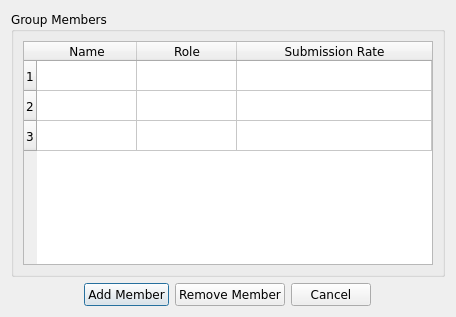
<?xml version="1.0" encoding="UTF-8"?>
<ui version="4.0">
 <class>GroupMembers</class>
 <widget class="QDialog" name="GroupMembers">
  <property name="geometry">
   <rect>
    <x>0</x>
    <y>0</y>
    <width>456</width>
    <height>317</height>
   </rect>
  </property>
  <property name="font">
   <font>
    <family>Verdana</family>
   </font>
  </property>
  <property name="windowTitle">
   <string>Group Members</string>
  </property>
  <layout class="QGridLayout" name="gridLayout_2">
   <item row="1" column="0">
    <spacer name="horizontalSpacer">
     <property name="orientation">
      <enum>Qt::Orientation::Horizontal</enum>
     </property>
     <property name="sizeHint" stdset="0">
      <size>
       <width>97</width>
       <height>20</height>
      </size>
     </property>
    </spacer>
   </item>
   <item row="1" column="1">
    <widget class="QPushButton" name="add_member_btn">
     <property name="text">
      <string>Add Member</string>
     </property>
    </widget>
   </item>
   <item row="1" column="2">
    <widget class="QPushButton" name="remove_member_btn">
     <property name="text">
      <string>Remove Member</string>
     </property>
    </widget>
   </item>
   <item row="1" column="3">
    <widget class="QPushButton" name="cancel_btn">
     <property name="text">
      <string>Cancel</string>
     </property>
    </widget>
   </item>
   <item row="1" column="4">
    <spacer name="horizontalSpacer_2">
     <property name="orientation">
      <enum>Qt::Orientation::Horizontal</enum>
     </property>
     <property name="sizeHint" stdset="0">
      <size>
       <width>97</width>
       <height>20</height>
      </size>
     </property>
    </spacer>
   </item>
   <item row="0" column="0" colspan="5">
    <widget class="QGroupBox" name="group_members_box">
     <property name="title">
      <string>Group Members</string>
     </property>
     <layout class="QGridLayout" name="gridLayout">
      <item row="0" column="0">
       <widget class="QTableWidget" name="members_table">
        <property name="wordWrap">
         <bool>false</bool>
        </property>
        <attribute name="horizontalHeaderCascadingSectionResizes">
         <bool>false</bool>
        </attribute>
        <attribute name="horizontalHeaderShowSortIndicator" stdset="0">
         <bool>false</bool>
        </attribute>
        <attribute name="horizontalHeaderStretchLastSection">
         <bool>true</bool>
        </attribute>
        <row/>
        <row/>
        <row/>
        <column>
         <property name="text">
          <string>Name</string>
         </property>
        </column>
        <column>
         <property name="text">
          <string>Role</string>
         </property>
        </column>
        <column>
         <property name="text">
          <string>Submission Rate</string>
         </property>
        </column>
        <item row="0" column="0">
         <property name="text">
          <string/>
         </property>
        </item>
        <item row="0" column="2">
         <property name="text">
          <string/>
         </property>
        </item>
       </widget>
      </item>
     </layout>
    </widget>
   </item>
  </layout>
 </widget>
 <resources/>
 <connections/>
</ui>
